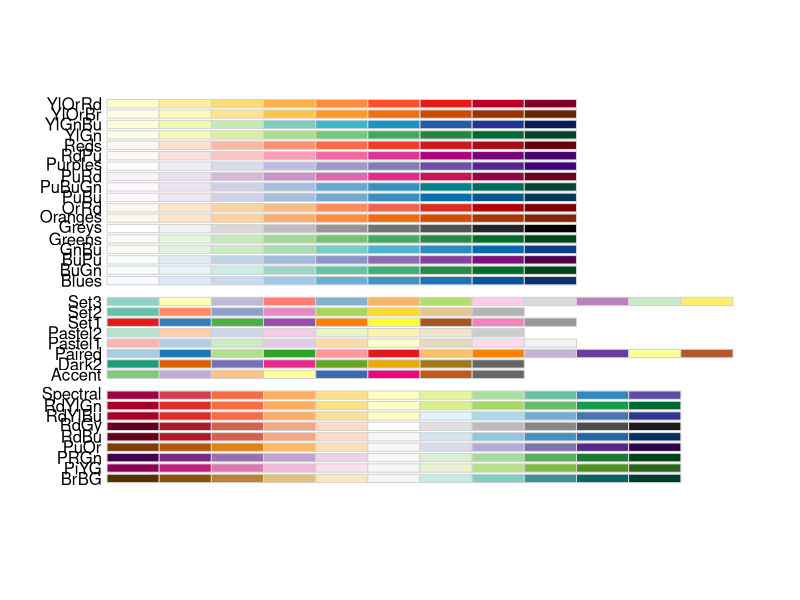
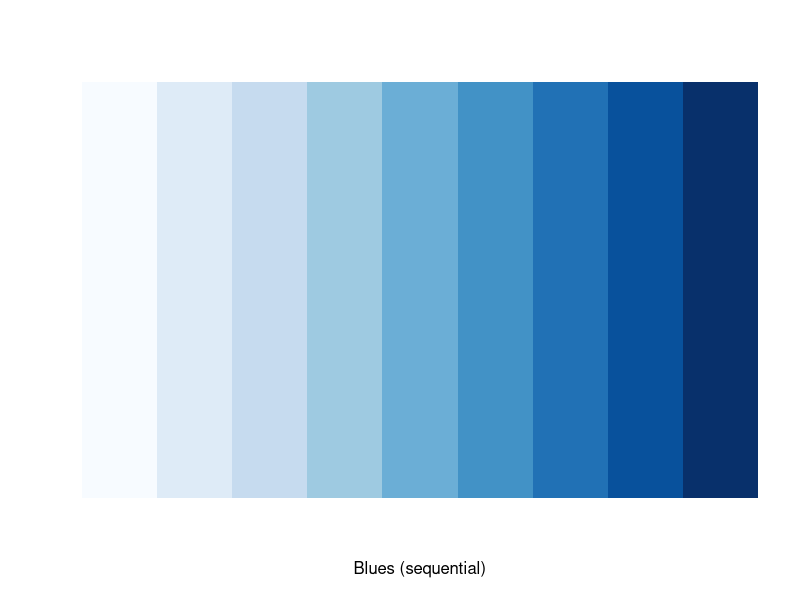
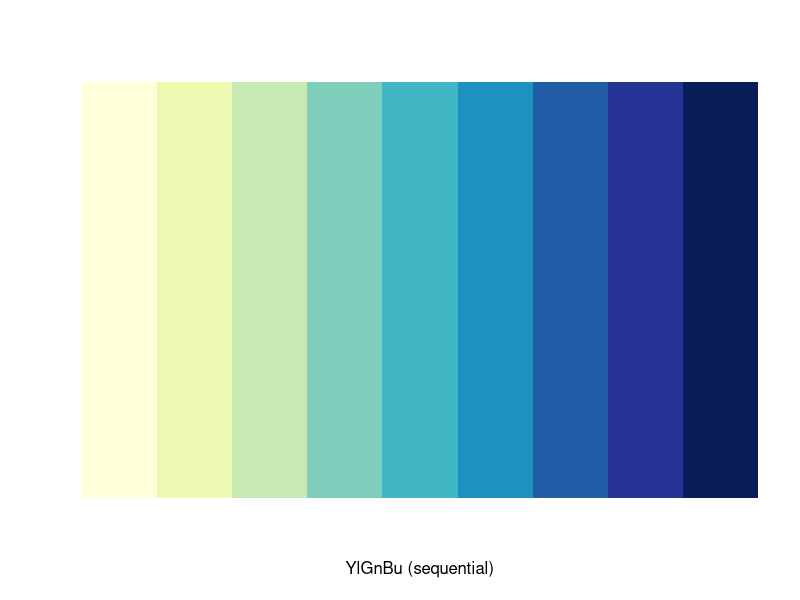
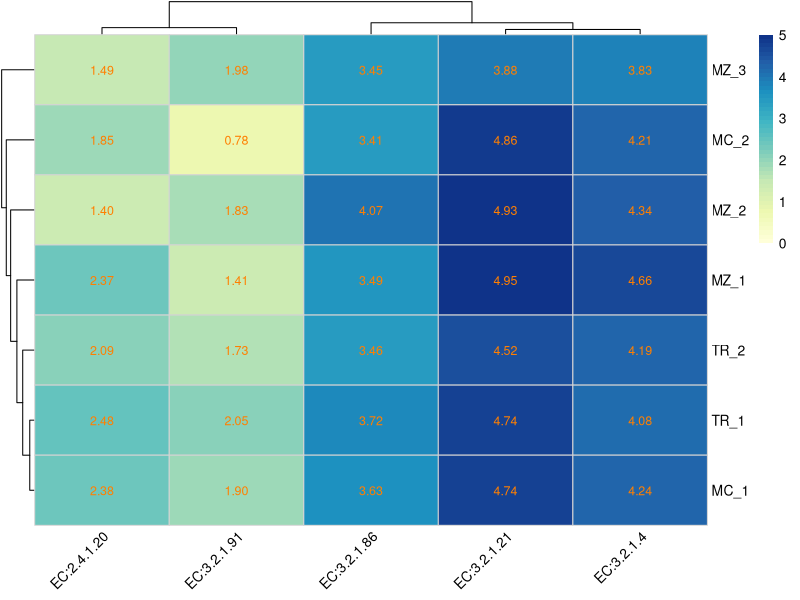

The R source for these figures, in order:
rm(list=ls())
library(RColorBrewer)
display.brewer.all()
brewer.pal(9,'YlGnBu')
brewer.pal(12,'Paired')
brewer.pal(9,'Set1')
brewer.pal(9,'Pastel1')
display.brewer.pal(9,'Blues')
display.brewer.pal(9,'YlGnBu')

pallette<- brewer.pal(8,'YlGnBu')


sample_EC <- read.table('Sample.EC.abundance_16S.txt', sep = '\t', row.names = 1, header = T, quote = "")

colnames(sample_EC)<-c("MZ_1","TR_1","MC_1","MZ_2","TR_2","MC_2","MZ_3")
sample_EC<-sample_EC[,1:7]
sample_EC_heatmap<-sample_EC[which(rownames(sample_EC)%in%c("EC:3.2.1.4","EC:3.2.1.21","EC:3.2.1.74",
                                                            "EC:3.2.1.91","EC:2.4.1.20","EC:3.2.1.86")),]

#There is no EC:3.2.1.74





#######plot


sample_EC_heatmap<-log10(sample_EC_heatmap)

sample_EC_heatmap<-t(sample_EC_heatmap)


library(pheatmap)
bk1 = unique(c(seq(0,5, length=50)))
p1<- pheatmap(sample_EC_heatmap, 
              scale = 'none',
              cluster_cols = T,
              breaks = bk1,
              display_numbers = T,
              number_color="#FF7F00",
              fontsize_number=9,
              cluster_row = T,
              show_colnames     = T,
              show_rownames     = T,
              color = colorRampPalette(pallette)(50), 
              legend = T,
              border_color = 'lightgray',
              treeheight_row=20,
              treeheight_col=20,
              fontsize = 10,
              fontsize_col = 10,
              angle_col=45)


#save pdf 4*5 inches








